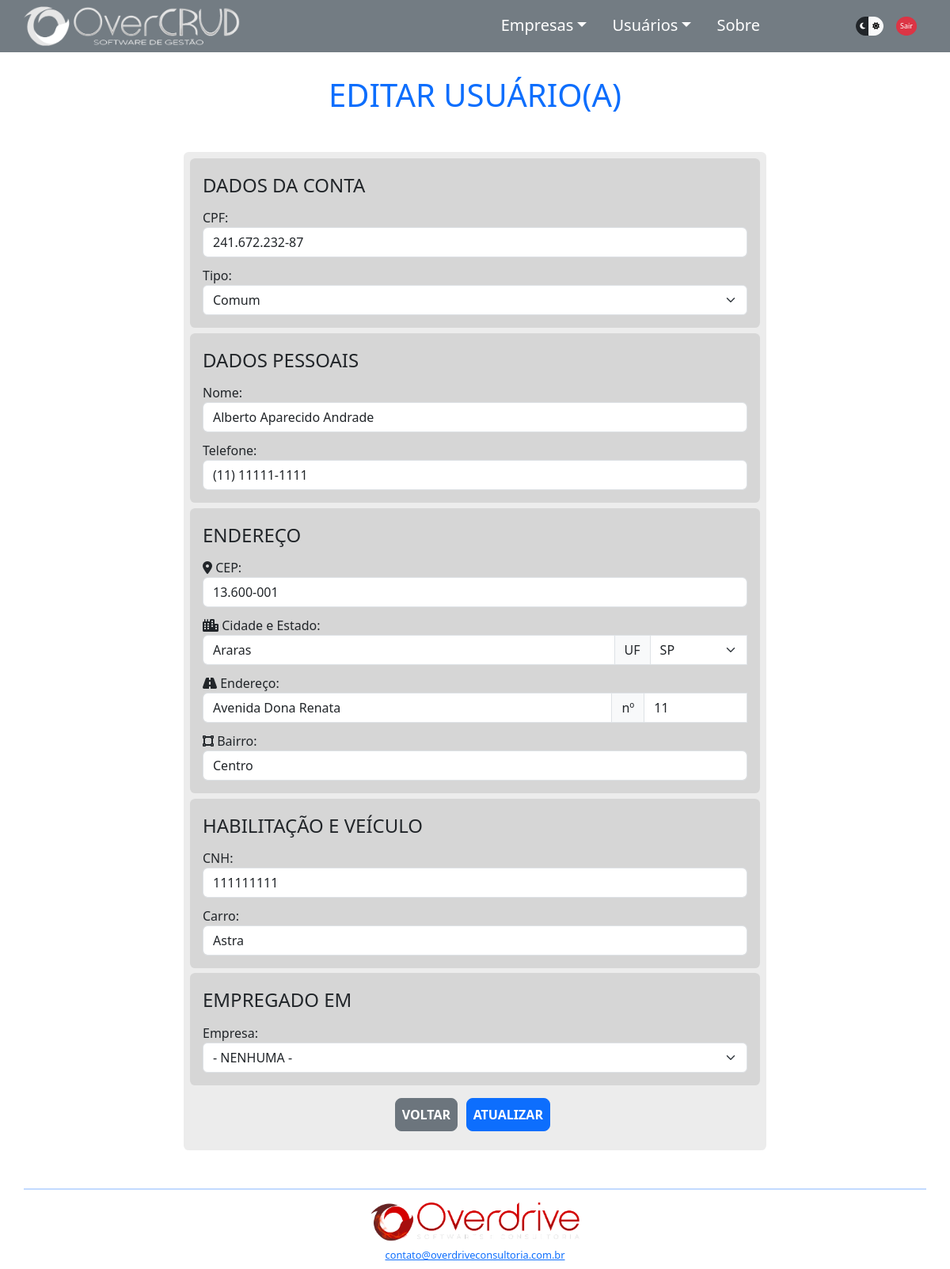
/usueditar.php?idusuario=3 (signed in), run on the app's committed database.
### tables this page shows
CREATE TABLE `usuarios` (
  `idusuario` int(11) NOT NULL AUTO_INCREMENT,
  `nome` varchar(64) DEFAULT NULL,
  `telefone` varchar(15) DEFAULT NULL,
  `cpf` varchar(14) DEFAULT NULL,
  `password` varchar(64) NOT NULL,
  `cnh` varchar(11) DEFAULT NULL,
  `carro` varchar(32) DEFAULT NULL,
  `tipo` tinyint(1) DEFAULT 0,
  `status` tinyint(1) DEFAULT 0,
  `idempregadoem` int(11) DEFAULT NULL,
  `idenderecousu` int(11) DEFAULT NULL,
  PRIMARY KEY (`idusuario`),
  KEY `idempregadoem` (`idempregadoem`),
  KEY `usuarios_ibfk_2` (`idenderecousu`),
  CONSTRAINT `usuarios_ibfk_1` FOREIGN KEY (`idempregadoem`) REFERENCES `empresas` (`idempresa`),
  CONSTRAINT `usuarios_ibfk_2` FOREIGN KEY (`idenderecousu`) REFERENCES `enderecos` (`idendereco`)
);

CREATE TABLE `enderecos` (
  `idendereco` int(11) NOT NULL AUTO_INCREMENT,
  `cep` varchar(10) DEFAULT NULL,
  `cidade` varchar(32) NOT NULL,
  `estado` varchar(2) DEFAULT NULL,
  `logradouro` varchar(64) DEFAULT NULL,
  `numlogradouro` varchar(6) DEFAULT NULL,
  `bairro` varchar(32) NOT NULL,
  PRIMARY KEY (`idendereco`)
);

CREATE TABLE `empresas` (
  `idempresa` int(11) NOT NULL AUTO_INCREMENT,
  `nome` varchar(64) DEFAULT NULL,
  `telefone` varchar(15) DEFAULT NULL,
  `cnpj` varchar(18) DEFAULT NULL,
  `fantasia` varchar(64) DEFAULT NULL,
  `responsavel` varchar(64) DEFAULT NULL,
  `idenderecoemp` int(11) DEFAULT NULL,
  PRIMARY KEY (`idempresa`),
  KEY `empresas_ibfk_1` (`idenderecoemp`),
  CONSTRAINT `empresas_ibfk_1` FOREIGN KEY (`idenderecoemp`) REFERENCES `enderecos` (`idendereco`)
);

### components/ConexaoBD.php (called while the page is built, shortened)
<?php
class ConexaoBD
{
    public static function conectarBD()
    {
        $db_name = 'overcrud';
        $db_host = 'localhost';
        $db_user = 'root';
        $db_port = '3307';
        $db_password = '';
        $pdo = new PDO("mysql:dbname=$db_name;host=$db_host:$db_port", $db_user, $db_password);
        return $pdo;
    }
};

### components/UsuarioDAO.php (called while the page is built, shortened)
<?php
require_once 'Usuario.php';
class UsuarioDAO
{
    private Usuario $usuario;
    public function __construct($usuarioCon)
    {
        $this->usuario = $usuarioCon;
    }
    public function getUsuario()
    {
        return $this->usuario;
    }
    public function consultaDeIdUsu()
    {
        $sqlConsultaIdUsu = ConexaoBD::conectarBD()->query("SELECT * FROM usuarios WHERE idusuario='{$this->getUsuario()->getIdusuario()}'");
        return $sqlConsultaIdUsu;
    }
    public function UsuPorId()
    {
        $sqlConsultaIdEmp = ConexaoBD::conectarBD()->query("SELECT * FROM usuarios WHERE idusuario='{$this->getUsuario()->getIdusuario()}'");
        $usuario = $sqlConsultaIdEmp->fetch(PDO::FETCH_ASSOC);
        return $usuario;
    }
};

### components/Usuario.php (called while the page is built, shortened)
<?php
class Usuario
{
    private int $idusuario;
    public function getIdusuario()
    {
        return $this->idusuario;
    }
    public function setIdusuario($idusuarioSet)
    {
        $this->idusuario = $idusuarioSet;
    }
};

### resources/listas.php (called while the page is built, shortened)
<?php
$root = $_SERVER["DOCUMENT_ROOT"];
require_once "$root/OverCRUD-main/overcrud/resources/pathing.php";
require_once "$rootOvercrud/components/EmpresaDAO.php";
require_once "$rootOvercrud/components/Usuario.php";
require_once "$rootOvercrud/components/UsuarioDAO.php";
require_once "$rootOvercrud/components/EnderecoDAO.php";
$instanciaEmp = new Empresa();
$instanciaEmpDAO = new EmpresaDAO($instanciaEmp);
$listaEmp = $instanciaEmpDAO->listarEmpresas();
$instanciaEnd = new Endereco();
$instanciaEndDAO = new EnderecoDAO($instanciaEnd);
$listaEnd = $instanciaEndDAO->listarEnderecos();

### components/EnderecoDAO.php (called while the page is built, shortened)
<?php
class EnderecoDAO
{
    public function listarEnderecos()
    {
        $sqlConsultaEnd = ConexaoBD::conectarBD()->query("SELECT * FROM enderecos");
        if ($sqlConsultaEnd->rowCount() > 0) {
            $listaEnd = $sqlConsultaEnd->fetchAll(PDO::FETCH_ASSOC);
            return $listaEnd;
        };
    }
};

### components/EmpresaDAO.php (called while the page is built, shortened)
<?php
class EmpresaDAO
{
    public function listarEmpresas()
    {
        $sqlConsultaEmp = ConexaoBD::conectarBD()->query("SELECT * FROM empresas");
        if ($sqlConsultaEmp->rowCount() > 0) {
            $listaEmp = $sqlConsultaEmp->fetchAll(PDO::FETCH_ASSOC);
            return $listaEmp;
        };
    }
}

### usueditar.php (the view, shortened to what this page needs)
<?php
require_once "./resources/pathing.php";
$voltar = ".";
require_once "$rootOvercrud/components/ConexaoBD.php";
require_once "$rootOvercrud/resources/listas.php";
$idusuario = $_GET['idusuario'];
if (!isset($idusuario)) {
    logoutPagina($voltar);
} else {
    $novoUsuario = new Usuario();
    $novoUsuario->setIdusuario($idusuario);
    $novoUsuarioDAO = new UsuarioDAO($novoUsuario);
};
?>
<!DOCTYPE html>
<html lang="pt-br" data-bs-theme="dark">
<?php
require_once "$rootOvercrud/partials/head.php";
?>
<body>
    <div class="container">
        <div class="row" id="navbartop">
            <?php
            require_once "$rootOvercrud/partials/navbartop.php";
            ?>
        </div>
        <div class="row d-flex justify-content-center mt-5" id="appBody">
            <h1 class="text-center text-primary display-6 my-5">EDITAR USUÁRIO(A)</h1>
                <?php
                if ($novoUsuario->getIdusuario()) {
                    if (($novoUsuarioDAO->consultaDeIdUsu())->rowCount() > 0) {
                        $usuario = $novoUsuarioDAO->UsuPorId();
                        $enderecoUsu = 0;
                        for ($i = 0; $i < count($listaEnd); $i++) {
                            if ($usuario['idenderecousu'] == $listaEnd[$i]['idendereco']) {
                                $enderecoUsu = $listaEnd[$i];
                            };
                        };
                    } else {
                        mensagemRetorno("Este usuário não existe no Banco de Dados!", "danger");
                        BotaoVoltar('usulista.php', "secondary");
                    };
                } else {
                    mensagemRetorno("Usuário não encontrado (atributo inexistente)!", "danger");
                    BotaoVoltar('usulista.php', "secondary");
                };
                ?>
            <div
                class="col-10 col-md-8 <?php if (($novoUsuarioDAO->consultaDeIdUsu())->rowCount() == 0) echo 'd-none'; ?>">
                <form class="needs-validation" action="./src/usueditar_action.php" method="POST" novalidate>
                    <fieldset>
                        <legend>DADOS DA CONTA</legend>
                        <div class="form-group">
                            <label for="cpf" class="form-label">CPF:</label>
                            <input type="text" class="form-control" name="cpf" id="cpf" minlength="14" maxlength="14"
                                data-mask="000.000.000-00" value="<?= $usuario['cpf'] ?>"
                                oninput="validaCPF(), atualizaCPF()" required>
                        </div>
                        <div class="form-group">
                            <label for="tipo" class="form-label">Tipo:</label>
                            <select class="form-select" name="tipo" id="tipo" ?>">
                                <option value="0" <?= $usuario['tipo'] == 0 ? 'selected' : '' ?>>Comum</option>
                            </select>
                        </div>
                    </fieldset>
                    <fieldset>
                        <legend>DADOS PESSOAIS</legend>
                        <div class="form-group">
                            <label for="nome" class="form-label">Nome:</label>
                            <input type="text" class="form-control" name="nome" id="nome" minlength="1" maxlength="64"
                                value="<?= $usuario['nome'] ?>" oninput="validaNome()" required>
                        </div>
                        <div class="form-group">
                            <label for="telefone" class="form-label">Telefone:</label>
                            <input type="tel" class="form-control" name="telefone" id="telefone" minlength="14"
                                maxlength="15" oninput="handlePhone(event)" value="<?= $usuario['telefone'] ?>">
                        </div>
                    </fieldset>
                    <fieldset>
                        <legend>ENDEREÇO</legend>
                        <div class="form-group">
                            <label for="cep" class="form-label"><i class="fa-solid fa-location-dot"></i>
                                CEP:</label>
                            <input type="text" class="form-control" name="cep" id="cep" minlength="10" maxlength="10"
                                data-mask="00.000-000" value="<?= $enderecoUsu['cep'] ?>"
                                oninput="buscaCep(), validaCep()" required>
                        </div>
                        <div class="form-group">
                            <label for="cidadeestado" class="form-label"><i class="fa-solid fa-city"></i>
                                Cidade e Estado:</label>
                            <div class="input-group">
                                <input type="text" class="form-control" name="cidadeestado" id="cidadeestado"
                                    style="width: 65%;" minlength="1" maxlength="32"
                                    value="<?= $enderecoUsu['cidade'] ?>" onfocusout="validaCidade()" required>
                                <span class="input-group-text">UF</span>
                                <select class="form-select" name="estadocidade" id="estadocidade"
                                    value="<?= $enderecoUsu['estado'] ?>" onfocusout="validaEstado()" required>
                                    <option value="SP" <?= $enderecoUsu['estado'] == "SP" ? 'selected' : ''; ?>>SP
                                    </option>
                                </select>
                            </div>
                        </div>
                        <div class="form-group">
                            <label for="logradouro" class="form-label"><i class="fa-solid fa-road"></i>
                                Endereço:</label>
                            <div class="input-group">
                                <input type="text" class="form-control" name="logradouro" id="logradouro"
                                    style="width: 60%;" minlength="1" maxlength="64"
                                    value="<?= $enderecoUsu['logradouro'] ?>" onfocusout="validaLogradouro()" required>
                                <span class="input-group-text">nº</span>
                                <input type="text" class="form-control" name="numlogradouro" id="numlogradouro"
                                    minlength="1" maxlength="6" value="<?= $enderecoUsu['numlogradouro'] ?>"
                                    onfocusout="validaNumlogradouro()" required>
                            </div>
                        </div>
                        <div class="form-group">
                            <label for="bairro" class="form-label"><i class="fa-solid fa-vector-square"></i>
                                Bairro:</label>
                            <input type="text" class="form-control" name="bairro" id="bairro" minlength="1"
                                maxlength="32" value="<?= $enderecoUsu['bairro'] ?>" onfocusout="validaBairro()"
                                required>
                        </div>
                    </fieldset>
                    <fieldset>
                        <legend>HABILITAÇÃO E VEÍCULO</legend>
                        <div class="form-group">
                            <label for="cnh" class="form-label">CNH:</label>
                            <input type="text" class="form-control" name="cnh" id="cnh" minlength="9" maxlength="11"
                                value="<?= $usuario['cnh'] ?>">
                        </div>
                        <div class="form-group">
                            <label for="carro" class="form-label">Carro:</label>
                            <input type="text" class="form-control" name="carro" id="carro" maxlength="32"
                                value="<?= $usuario['carro'] ?>">
                        </div>
                    </fieldset>
                    <fieldset>
                        <legend>EMPREGADO EM</legend>
                        <div class="form-group">
                            <label for="empregadoem" class="form-label">Empresa:</label>
                            <select class="form-select" name="empregadoem" id="empregadoem"
                                value="<?= $usuario['idempregadoem'] ?>">
                                <?php foreach ($listaEmp as $empresa): ?>
                                    <option value="<?= $empresa['idempresa'] ?>"
                                        <?= $usuario['idempregadoem'] == $empresa['idempresa'] ? 'selected' : '' ?>>
                                        <?= $empresa['nome'] ?>
                                    </option>
                                <?php endforeach; ?>
                            </select>
                        </div>
                    </fieldset>
                    <div class="form-group my-3 text-center">
                        <a href="usulista.php" class="btn btn-secondary loginbtn">VOLTAR</a>
                        <input type="submit" class="btn btn-primary loginbtn" value="ATUALIZAR">
                    </div>
                </form>
            </div>
            <?php
            require_once "$rootOvercrud/partials/footer.php";
            ?>
        </div>
</body>
</html>

### css/style.css (style rules this page uses)
body { min-width: 320px; }
form { background-color: rgba(128, 128, 128, 0.152); padding: 0.5rem; border-radius: 0.4rem; }
.loginbtn { border-radius: 0.5rem; padding: 0.5rem; font-weight: bold; margin-right: 0.4rem; }
.form-label { margin-top: 0.7rem; margin-bottom: 0; }
fieldset { margin-bottom: 0.4rem; background-color: rgba(128, 128, 128, 0.205); padding: 1rem; border-radius: 0.4rem; }
legend { margin: 0; font-size: 1.5rem; font-weight: lighter; }

### data on the page
usuarios: cpf "241.672.232-87", tipo "Comum", nome "Alberto Aparecido Andrade", telefone "(11) 11111-1111", cnh "111111111", carro "Astra", empregadoem "- NENHUMA -"
enderecos: cep "13.600-001", cidadeestado "Araras", estadocidade "SP", logradouro "Avenida Dona Renata", numlogradouro "11", bairro "Centro"
